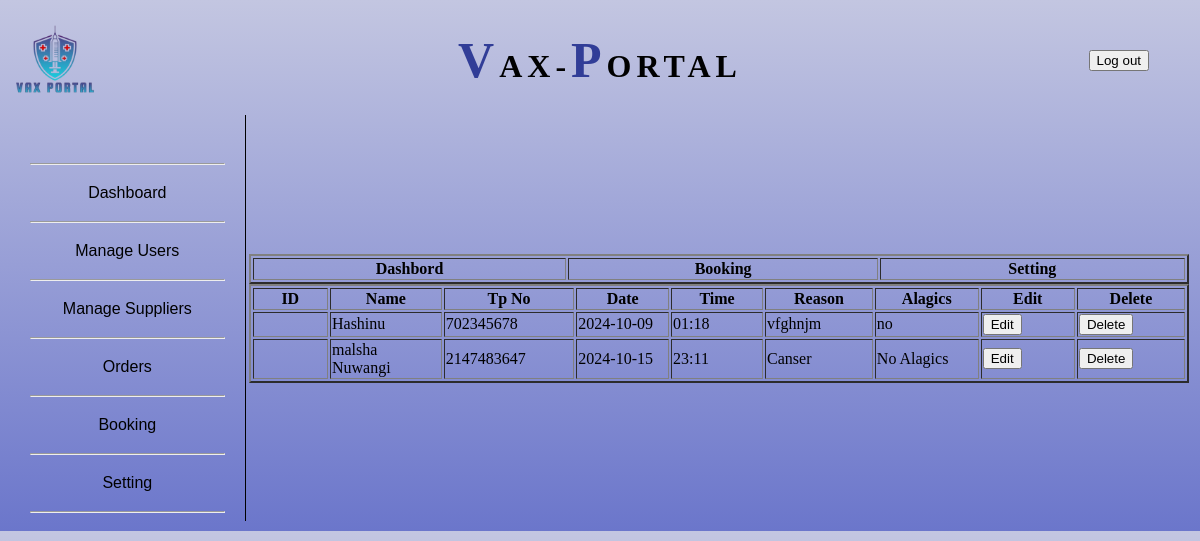
Screenshot of /Admin/displayBookingDetails.php with the database file from the repository.
### tables this page shows
CREATE TABLE `booking` (
  `bookingID` int(11) NOT NULL,
  `Name` varchar(30) DEFAULT NULL,
  `TpNo` int(12) DEFAULT NULL,
  `Date` date DEFAULT NULL,
  `Time` varchar(15) DEFAULT NULL,
  `Reason` varchar(150) DEFAULT NULL,
  `Alagics` varchar(100) DEFAULT NULL
);

### Admin/displayBookingDetails.php (the view, shortened to what this page needs)
<?php
require_once "../DB_Connection.php";
?>
<!DOCTYPE html>
<html>
<head>
</head>
<body style="overflow-X:hidden;">
  <div id="header">
    <table style="width: 100%;">
      <tr>
        <td style="width: 25%">
          <img src="../images/allPages/logo.png" alt="campanyLogo" width="30%">
        </td>
        <td>
          <h1><span>V</span>AX-<span>P</span>ORTAL</h1>
        </td>
        <td style="width: 25%;">
          <button style="float: right;margin-right:40px;">Log out</button>
        </td>
      </tr>
    </table>
  </div>
  <div>
    <table style="width:100%; ">
      <tr>
        <?php require_once "./adminNavbar.php"; ?>
        <td id="dataDisplay">
          <table border="2">
            <tr align="center">
              <th width="500">Dashbord</th>
              <th width="500"><b>Booking</b></th>
              <th width="500">Setting</th>
            </tr>
            <table border="2">
              <tr align="center">
                <th width="500">ID</th>
                <th width="500">Name</th>
                <th width="500">Tp No</th>
                <th width="500">Date</th>
                <th width="500">Time</th>
                <th width="500">Reason</th>
                <th width="500">Alagics</th>
                <th width="500">Edit</th>
                <th width="500">Delete</th>
              </tr>
              <?php
              $disply = "SELECT * FROM booking";
              $result = $conn->query($disply);
              if($result -> num_rows>0)
              {
                while ($rows=$result->fetch_assoc())
                {
                  echo"<tr>
                  <td>" .$rows['ID']."</td>
                  <td>" .$rows['Name']."</td>
                  <td>" .$rows['TpNo']."</td>
                  <td>" .$rows['Date']."</td>
                  <td>" .$rows['Time']."</td>
                  <td>" .$rows['Reason']."</td>
                  <td>" .$rows['Alagics']."</td>
                  <form method='POST' action='./updateBooking.php'>
                  <input type='hidden' name='id' value='".$rows['ID'] ."'>
                  <td><input class='editBtn' type='submit' name='edit' value='Edit'></td>
                  </form>
                  <form method='POST' action='displayBookingDetails.php'>
                    <input type='hidden' name='ID' value='" . $rows['ID'] . "'>
                      <td><input class='deleteBtn' type='submit' name='delete' value='Delete'></td>
                    </form>
                  </tr>";
                }
              }
              ?>
            </table>
        </td>
      </tr>
    </table>
  </div>
</body>
</html>

### Admin/adminNavbar.php (shortened to what this page needs)
<?php
echo '<td id="nav">
            <hr>
            <a href=""><button class="leftNavbtn">Dashboard</button></a> <br>
            <hr>
            <a href="./manageUsers_staff.php"><button class="leftNavbtn">Manage Users</button></a> <br>
            <hr>
            <a href=""><button class="leftNavbtn">Manage Suppliers</button></a> <br>
            <hr>
            <a href=""><button class="leftNavbtn">Orders</button></a> <br>
            <hr>
            <a href=""><button class="leftNavbtn">Booking</button></a> <br>
            <hr>
            <a href=""><button class="leftNavbtn">Setting</button></a> <br>
            <hr>
        </td>';
?>

### Admin/displayBookingDetails.php (style rules this page uses)
#header h1>span { color: #313d97; font-size: 50px; }
#header h1 { margin-top: 20px; text-align: center; font-family: 'Times New Roman', Times, serif; letter-spacing: 5px; font-weight: bold; }
.leftNavbtn { width: 100%; height: 40px; border: none; background-color: transparent; font-size: medium; }

### Admin/adminNavbar.php (style rules this page uses)
button { cursor: pointer; }
#nav { width: 20%; padding:40px 20px 0px 20px; border-right: 1px solid black; vertical-align:top; }
body { background: linear-gradient(0deg, rgb(107, 118, 203) 0%, rgba(195, 198, 225, 1) 100%); height: 100%; }

### rows the page displays
booking: Name "Hashinu", TpNo "702345678", Date "2024-10-09", Time "01:18", Reason "vfghnjm", Alagics "no"
booking: Name "malsha Nuwangi", TpNo "2147483647", Date "2024-10-15", Time "23:11", Reason "Canser", Alagics "No Alagics"
